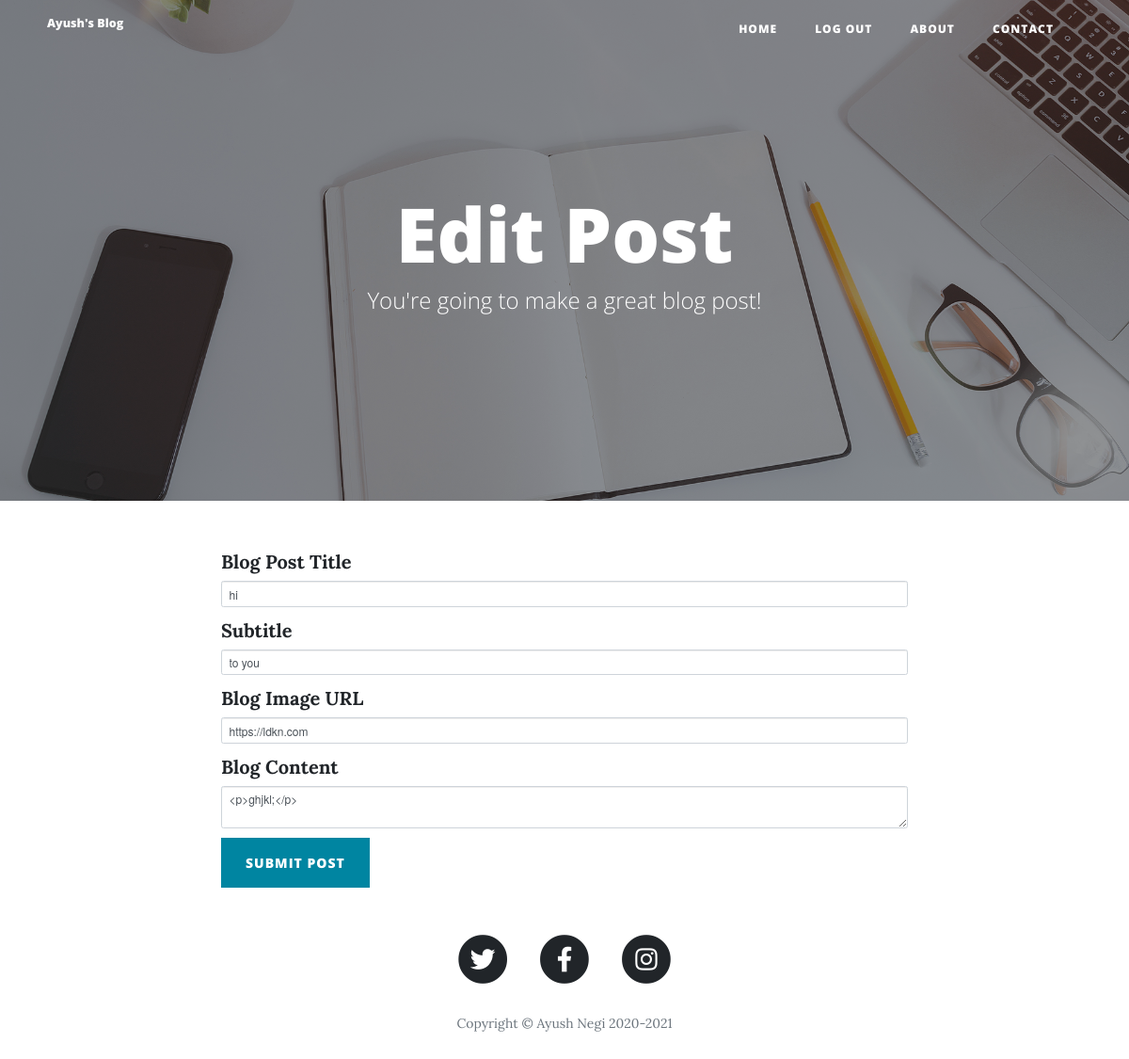
The app's page /edit-post/5 (signed in) with its own data.
### main.py (models this page shows)
class BlogPost(db.Model):
    __tablename__ = "blog_posts"
    id = db.Column(db.Integer, primary_key=True)
    author_id = db.Column(db.Integer, db.ForeignKey("users.id"))
    author = relationship("Users", back_populates="posts")
    title = db.Column(db.String(250), unique=True, nullable=False)
    subtitle = db.Column(db.String(250), nullable=False)
    date = db.Column(db.String(250), nullable=False)
    body = db.Column(db.Text, nullable=False)
    img_url = db.Column(db.String(250), nullable=False)
    comments = relationship("Comment", back_populates="blog_post")

### main.py (the view, shortened to what this page needs)
@app.route("/edit-post/<int:post_id>", methods=["GET", "POST"])
@admin_required
def edit_post(post_id):
    post = BlogPost.query.get(post_id)
    edit_form = CreatePostForm(
        title=post.title,
        subtitle=post.subtitle,
        img_url=post.img_url,
        body=post.body
    )
    return render_template("make-post.html", form=edit_form, current_user=current_user, is_edit=True,
                           now=datetime.utcnow())

### forms.py
class CreatePostForm(FlaskForm):
    title = StringField("Blog Post Title", validators=[DataRequired()])
    subtitle = StringField("Subtitle", validators=[DataRequired()])
    img_url = StringField("Blog Image URL", validators=[DataRequired(), URL()])
    body = CKEditorField("Blog Content", validators=[DataRequired()])
    submit = SubmitField("Submit Post")

### main.py (called while the page is built)
@login_manager.user_loader
def load_user(user_id):
    return Users.query.get(user_id)

def admin_required(f):
    @wraps(f)
    def decorated_function(*args, **kwargs):
        if current_user.is_anonymous or current_user.id != 1:
            return render_template("403.html"), 403
        return f(*args, **kwargs)
    return decorated_function

### templates/make-post.html (shortened to what this page needs)
{% extends 'bootstrap/base.html' %}
{% import "bootstrap/wtf.html" as wtf %}
{% block content %}
{% include "header.html" %}
  <header class="masthead" style="background-image: url('{{ url_for('static', filename='img/edit-bg.jpg')}}')">
    <div class="overlay"></div>
    <div class="container">
      <div class="row">
        <div class="col-lg-8 col-md-10 mx-auto">
          <div class="page-heading">
            {% if is_edit: %}
            <h1>Edit Post</h1>
            {% else: %}
            <h1>New Post</h1>
            {% endif %}
            <span class="subheading">You're going to make a great blog post!</span>
          </div>
        </div>
      </div>
    </div>
  </header>
  <div class="container">
    <div class="row">
      <div class="col-lg-8 col-md-10 mx-auto">
        {{ wtf.quick_form(form, novalidate=True, button_map={"submit": "primary"}) }}
      </div>
    </div>
  </div>
{% include "footer.html" %}
{% endblock %}

### templates/header.html (shortened to what this page needs)
<!DOCTYPE html>
<html lang="en">
<head>
  <link href="{{ url_for('static', filename='vendor/bootstrap/css/bootstrap.min.css') }}" rel="stylesheet">
  <link href="{{ url_for('static', filename='vendor/fontawesome-free/css/all.min.css')}}" rel="stylesheet" type="text/css">
  <link href="{{ url_for('static', filename='css/clean-blog.min.css')}}" rel="stylesheet">
  <link rel="stylesheet" href="https://use.fontawesome.com/releases/v5.15.4/css/all.css">
</head>
<body>
  <nav class="navbar navbar-expand-lg navbar-light fixed-top" id="mainNav">
    <div class="container">
      <a class="navbar-brand" href="{{url_for('get_all_posts')}}">Ayush's Blog</a>
      <div class="collapse navbar-collapse" id="navbarResponsive">
        <ul class="navbar-nav ml-auto">
          <li class="nav-item">
            <a class="nav-link" href="{{ url_for('get_all_posts') }}">Home</a>
          </li>
          {% if not current_user.is_authenticated: %}
            <li class="nav-item">
              <a class="nav-link" href="{{ url_for('login') }}">Login</a>
            </li>
            <li class="nav-item">
              <a class="nav-link" href="{{ url_for('register') }}">Register</a>
            </li>
          {% else: %}
            <li class="nav-item">
              <a class="nav-link" href="{{ url_for('logout') }}">Log Out</a>
            </li>
          {% endif %}
          <li class="nav-item">
            <a class="nav-link" href="{{ url_for('about') }}">About</a>
          </li>
          <li class="nav-item">
            <a class="nav-link" href="{{ url_for('contact') }}">Contact</a>
          </li>
        </ul>
      </div>
    </div>
  </nav>

### templates/footer.html (shortened to what this page needs)
  <footer>
    <div class="container">
      <div class="row">
        <div class="col-lg-8 col-md-10 mx-auto">
          <ul class="list-inline text-center">
            <li class="list-inline-item">
              <a href="https://twitter.com/AyushNe87369603">
                <span class="fa-stack fa-lg">
                  <i class="fas fa-circle fa-stack-2x"></i>
                  <i class="fab fa-twitter fa-stack-1x fa-inverse"></i>
                </span>
              </a>
            </li>
            <li class="list-inline-item">
              <a href="https://www.facebook.com/ayush.negi.121/">
                <span class="fa-stack fa-lg">
                  <i class="fas fa-circle fa-stack-2x"></i>
                  <i class="fab fa-facebook-f fa-stack-1x fa-inverse"></i>
                </span>
              </a>
            </li>
            <li class="list-inline-item">
              <a href="https://www.instagram.com/negi8077/">
                <span class="fa-stack fa-lg">
                  <i class="fas fa-circle fa-stack-2x"></i>
                  <i class="fab fa-instagram fa-stack-1x fa-inverse"></i>
                </span>
              </a>
            </li>
          </ul>
          <p class="copyright text-muted">Copyright &copy; Ayush Negi 2020-{{now.year}}</p>
        </div>
      </div>
    </div>
  </footer>
</body>
</html>

### records on screen
BlogPost: title "hi", subtitle "to you", img_url "https://ldkn.com", body "<p>ghjkl;</p>"
